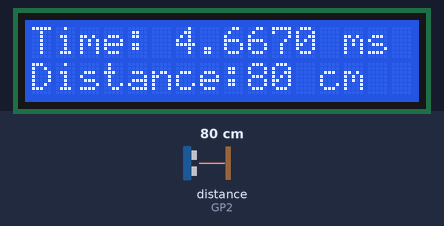
Simulated run of this program. Board: Raspberry Pi Pico running MicroPython. Shown: 16×2 character LCD. The test bench sets the inputs (shaded band); at power-on: distance to the obstacle (sensor on GP2) 80 cm. The echo pulse lasts 58.3 µs per cm.

Above: at 1.2 s.
1.3 s: distance to the obstacle (sensor on GP2) set to 2 cm
At 2.9 s:
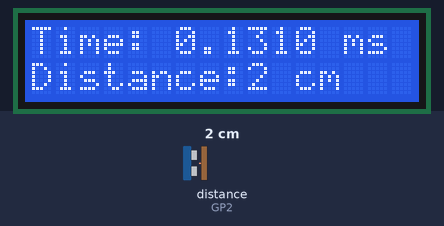
5.4 s: distance to the obstacle (sensor on GP2) set to 4 cm
At 7.1 s:
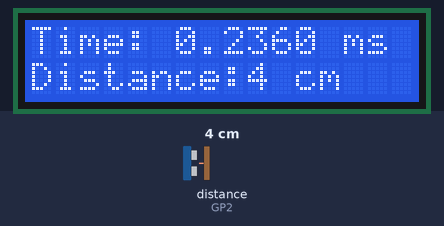
8.8 s: distance to the obstacle (sensor on GP2) set to 9 cm
At 10.2 s:
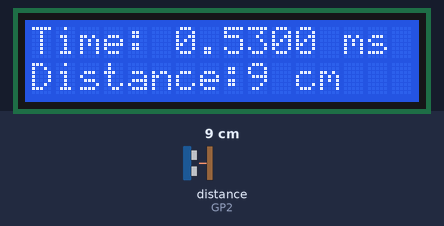
Timing chart, 0 to 11.8 s (numbered marks = the images above; inputs shaded):
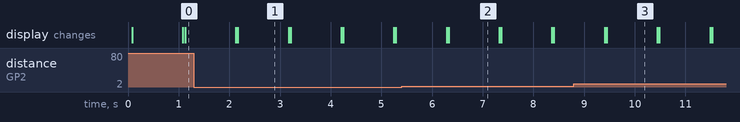

Measured:
- after the input at 1.3 s, the display: first differs from a run without the input after 0.87 s (image 1)
- after the input at 5.4 s, the display: first differs from a run without the input after 0.93 s (image 2)
- after the input at 8.8 s, the display: first differs from a run without the input after 0.64 s (image 3)
- what the display in image 1 shows lasts 1.0 s, from 2.2 s to 3.2 s

The program:

Ultrasonic_Sensor.py
```python
from machine import I2C, Pin
from pico_i2c_lcd import I2cLcd
import utime

i2c = I2C(0, sda=Pin(8), scl=Pin(9), freq=400000)

I2C_ADDR = i2c.scan()[0]
lcd = I2cLcd(i2c, I2C_ADDR, 2, 16)

delay = 1

trigger = Pin(3, Pin.OUT)
echo = Pin(2, Pin.IN)

def distance():
    trigger.low()
    utime.sleep_us(2)
    trigger.high()
    utime.sleep_us(5)
    trigger.low()

    while echo.value() == 0:
        signaloff = utime.ticks_us()

    while echo.value() == 1:
        signalon = utime.ticks_us()

    timepassed = signalon - signaloff
    return timepassed

while True:
    measured_time = distance()
    time = measured_time / 1000
    distance_cm = (measured_time * 0.0343) / 2

    lcd.move_to(0, 0)
    lcd.putstr("Time: " + "{:.4f} ms".format(time))

    lcd.move_to(0, 1)
    lcd.putstr("Distance:" + "{:.0f} cm".format(distance_cm))

    utime.sleep(delay)
    lcd.clear()
```
